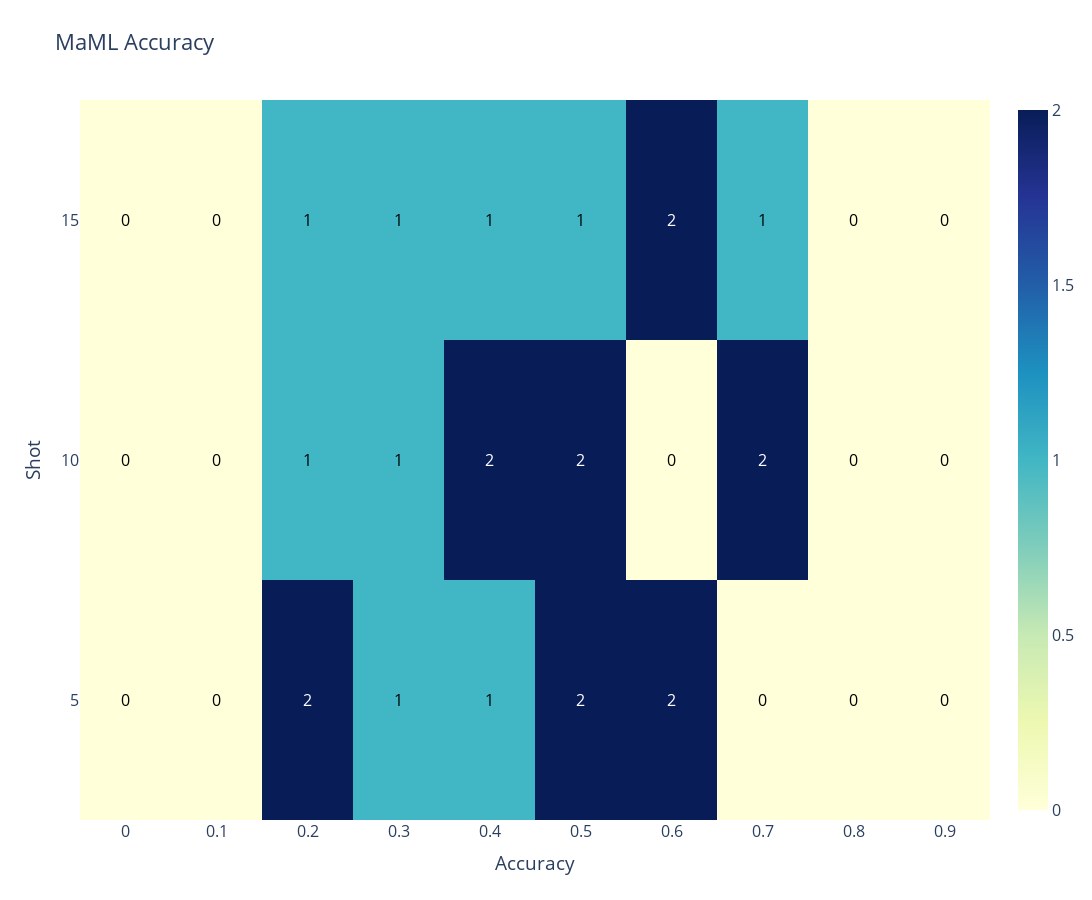

Notebook cell for this chart:
### Markdown cell above
## MaML

### Code cell
fig = create_heatmap(entries, shot, maml, "MaML Accuracy")

fig.show()
save_fig(fig, "Heatmap MaML Accuracy")

### Figure 1 — Plotly figure (JSON) as saved in the notebook; plotly's stock layout.template omitted (floating-point values rounded to 4 significant figures)
{"data": [{"colorscale": [[0, "rgb(255,255,217)"], [0.125, "rgb(237,248,177)"], [0.25, "rgb(199,233,180)"], [0.375, "rgb(127,205,187)"], [0.5, "rgb(65,182,196)"], [0.625, "rgb(29,145,192)"], [0.75, "rgb(34,94,168)"], [0.875, "rgb(37,52,148)"], [1, "rgb(8,29,88)"]], "type": "heatmap", "z": [[0, 0, 2, 1, 1, 2, 2, 0, 0, 0], [0, 0, 1, 1, 2, 2, 0, 2, 0, 0], [0, 0, 1, 1, 1, 1, 2, 1, 0, 0]]}], "layout": {"annotations": [{"font": {"color": "black"}, "showarrow": false, "text": "0", "x": 0, "y": 0}, {"font": {"color": "black"}, "showarrow": false, "text": "0", "x": 1, "y": 0}, {"font": {"color": "white"}, "showarrow": false, "text": "2", "x": 2, "y": 0}, {"font": {"color": "black"}, "showarrow": false, "text": "1", "x": 3, "y": 0}, {"font": {"color": "black"}, "showarrow": false, "text": "1", "x": 4, "y": 0}, {"font": {"color": "white"}, "showarrow": false, "text": "2", "x": 5, "y": 0}, {"font": {"color": "white"}, "showarrow": false, "text": "2", "x": 6, "y": 0}, {"font": {"color": "black"}, "showarrow": false, "text": "0", "x": 7, "y": 0}, {"font": {"color": "black"}, "showarrow": false, "text": "0", "x": 8, "y": 0}, {"font": {"color": "black"}, "showarrow": false, "text": "0", "x": 9, "y": 0}, {"font": {"color": "black"}, "showarrow": false, "text": "0", "x": 0, "y": 1}, {"font": {"color": "black"}, "showarrow": false, "text": "0", "x": 1, "y": 1}, {"font": {"color": "black"}, "showarrow": false, "text": "1", "x": 2, "y": 1}, {"font": {"color": "black"}, "showarrow": false, "text": "1", "x": 3, "y": 1}, {"font": {"color": "white"}, "showarrow": false, "text": "2", "x": 4, "y": 1}, {"font": {"color": "white"}, "showarrow": false, "text": "2", "x": 5, "y": 1}, {"font": {"color": "black"}, "showarrow": false, "text": "0", "x": 6, "y": 1}, {"font": {"color": "white"}, "showarrow": false, "text": "2", "x": 7, "y": 1}, {"font": {"color": "black"}, "showarrow": false, "text": "0", "x": 8, "y": 1}, {"font": {"color": "black"}, "showarrow": false, "text": "0", "x": 9, "y": 1}, {"font": {"color": "black"}, "showarrow": false, "text": "0", "x": 0, "y": 2}, {"font": {"color": "black"}, "showarrow": false, "text": "0", "x": 1, "y": 2}, {"font": {"color": "black"}, "showarrow": false, "text": "1", "x": 2, "y": 2}, {"font": {"color": "black"}, "showarrow": false, "text": "1", "x": 3, "y": 2}, {"font": {"color": "black"}, "showarrow": false, "text": "1", "x": 4, "y": 2}, {"font": {"color": "black"}, "showarrow": false, "text": "1", "x": 5, "y": 2}, {"font": {"color": "white"}, "showarrow": false, "text": "2", "x": 6, "y": 2}, {"font": {"color": "black"}, "showarrow": false, "text": "1", "x": 7, "y": 2}, {"font": {"color": "black"}, "showarrow": false, "text": "0", "x": 8, "y": 2}, {"font": {"color": "black"}, "showarrow": false, "text": "0", "x": 9, "y": 2}], "font": {"size": 16}, "height": 900, "title": {"text": "MaML Accuracy"}, "width": 1200, "xaxis": {"side": "bottom", "ticks": "", "ticktext": [0, 0.1, 0.2, 0.3, 0.4, 0.5, 0.6, 0.7, 0.8, 0.9, 1], "tickvals": [0, 1, 2, 3, 4, 5, 6, 7, 8, 9], "title": {"text": "Accuracy"}}, "yaxis": {"ticks": "", "ticksuffix": " ", "ticktext": [5, 10, 15], "tickvals": [0, 1, 2], "title": {"text": "Shot"}}}}
